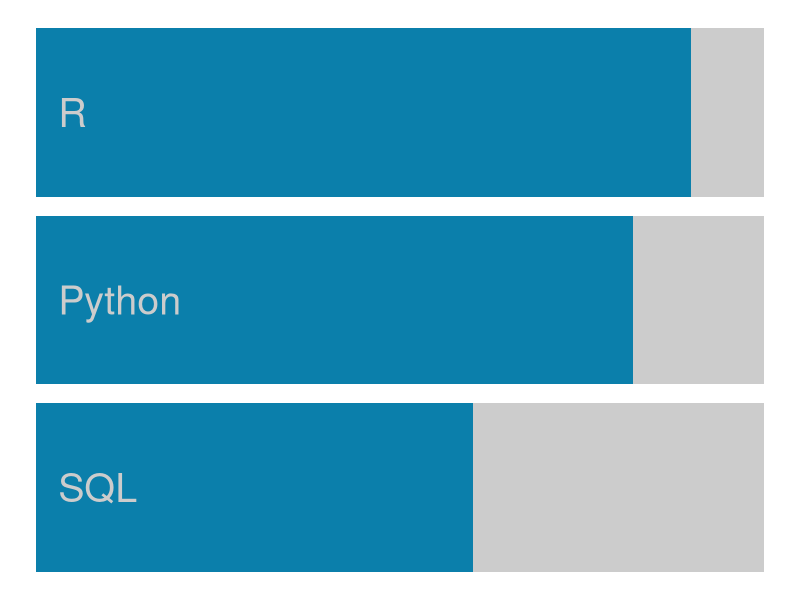
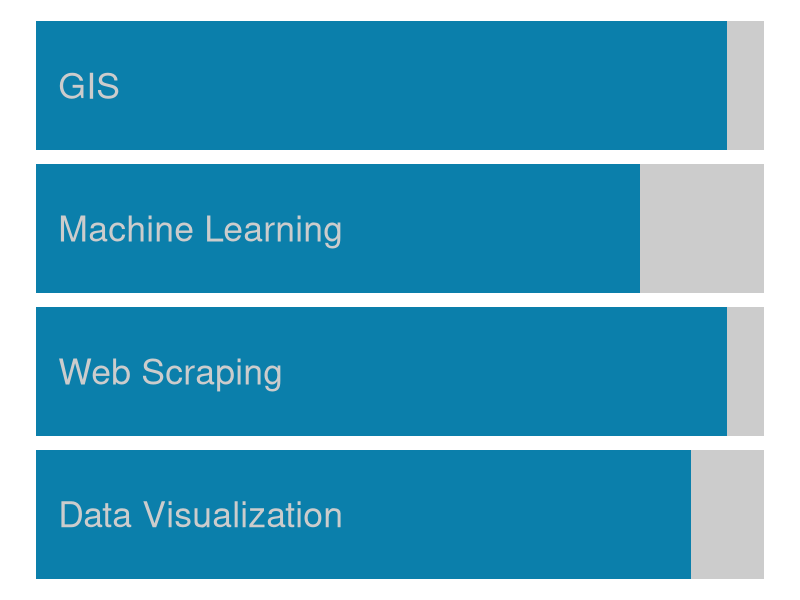
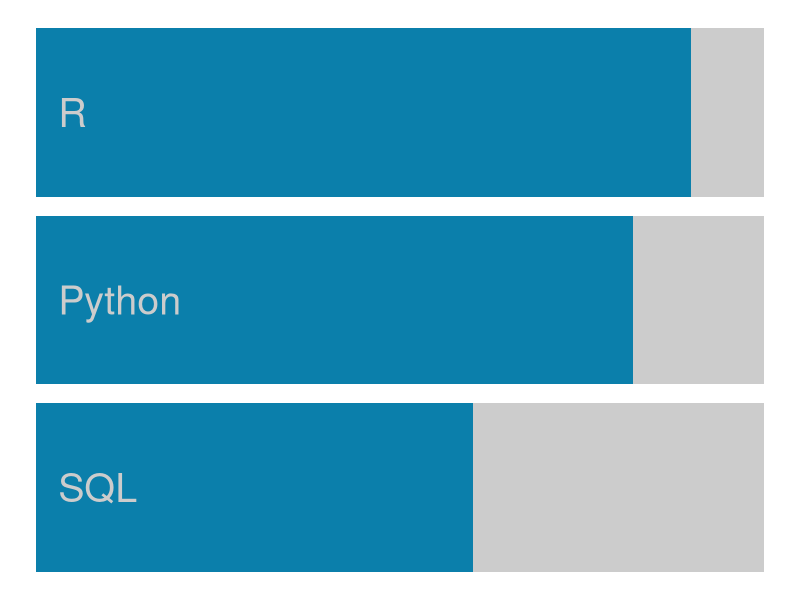
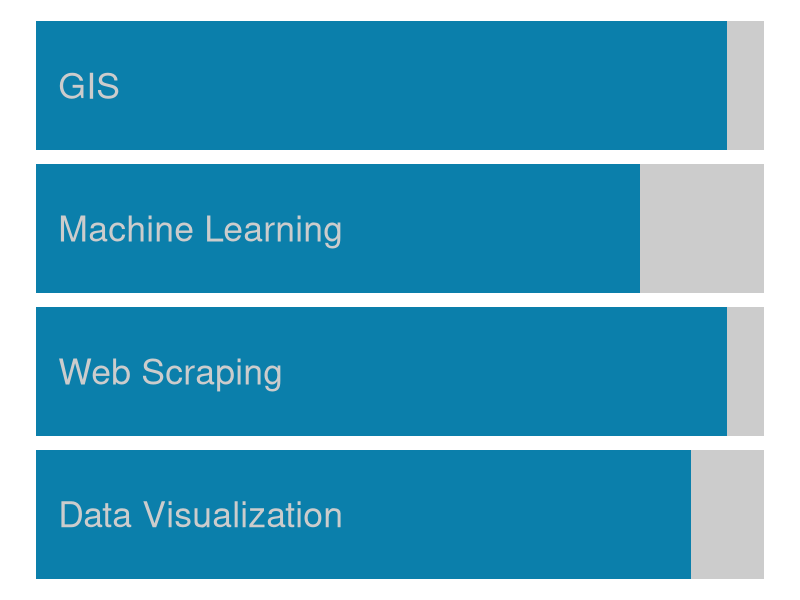

Here is the R script that generated these plots, in order:
library(ggplot2)
library(tidyr)
library(dplyr)



skills_plot = function(df, font = 10){
  
  df = df %>% mutate(p2 = 100 - p) %>% 
    pivot_longer(-skill) %>% 
    mutate(skill = factor(skill, levels = rev(unique(skill))))
  
  p = 
  ggplot(df, aes(x = value, 
                 group = name, fill = name, 
                 y = skill)) + 
    geom_bar(stat='identity', color = NA, size = 1,
             width = 0.9,
             position =  position_stack(reverse=TRUE)) +
    scale_fill_manual(values = c("#0B7FAB", "gray80"), guide = "none") + 
    scale_x_continuous(limits = c(0,100)) + 
    # geom_label(aes(label = skill)) + 
    annotate("text", hjust = 0 , x = 3, y = nrow(df)/2, size = font, 
             label = df$skill[1], color = "gray80") +
    annotate("text", hjust = 0 , x = 3, y = nrow(df)/2 - 1, size = font, 
             label = df$skill[3], color = "gray80") +
    annotate("text", hjust = 0 , x = 3, y = nrow(df)/2 - 2, size = font, 
             label = df$skill[5], color = "gray80") +
    {if(nrow(df) == 8) annotate("text", hjust = 0 , x = 3, y = nrow(df)/2 - 3, size = font, 
                                label = df$skill[7], color = "gray80") } +
    theme_void() + 
    theme(panel.background = element_rect(fill = "transparent", colour = NA),  
          plot.background = element_rect(fill = "transparent", colour = NA))
  
  return(p)
  
}


# langugages
df = tribble(~skill, ~p, 
             "R", 90, 
             "Python", 82,
             "SQL", 60
             ) 

df$skill
df

skills_plot(df)

saveRDS(last_plot(), 'skills_bar.rds')  
ggsave(plot = last_plot(), filename = "skills_bar.png", dpi = 300,
       height = 2, width = 4, units = "in")




# Skills

# ML, text class
# GIS
# Web scraping
# 

df2 =  tribble(~skill, ~p, 
               "GIS", 95, 
               "Machine Learning", 83,
               "Web Scraping", 95,
               "Data Visualization", 90
               
) 

skills_plot(df2, 9)

saveRDS(last_plot(), 'skills_bar2.rds')  
ggsave(plot = last_plot(), filename = "skills_bar2.png", dpi = 300,
       height = 3, width = 4, units = "in")

